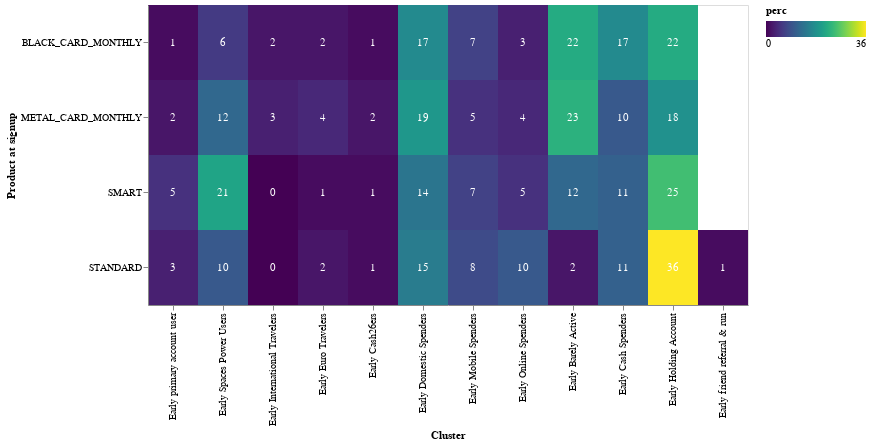

The code cell stored with this chart in its notebook:
### Markdown cell above
## understand product choices

### Code cell
df = pd.read_csv(path)

di = {
    "E1": "Early Spaces Power Users",
    "E2": "Early International Travelers",
    "E3": "Early Euro Travelers",
    "E5": "Early Domestic Spenders",
    "E4": "Early Cash26ers",
    "E6": "Early Mobile Spenders",
    "E7": "Early Online Spenders",
    "E8": "Early Barely Active",
    "E9": "Early Cash Spenders",
    "E10": "Early Holding Account",
    "E11": "Early friend referral & run",
    "E12": "Early primary account user",
}

rank = {
    "Early primary account user": 0,
    "Early Spaces Power Users": 1,
    "Early International Travelers": 2,
    "Early Euro Travelers": 3,
    "Early Cash26ers": 4,
    "Early Domestic Spenders": 5,
    "Early Mobile Spenders": 6,
    "Early Online Spenders": 7,
    "Early Barely Active": 8,
    "Early Cash Spenders": 9,
    "Early Holding Account": 10,
    "Early friend referral & run": 11,
}

high = {
    "Early primary account user": 1,
    "Early Spaces Power Users": 1,
    "Early International Travelers": 1,
    "Early Euro Travelers": 1,
    "Early Cash26ers": 1,
    "Early Domestic Spenders": 1,
    "Early Mobile Spenders": 1,
    "Early Online Spenders": 0,
    "Early Barely Active": 0,
    "Early Cash Spenders": 0,
    "Early Holding Account": 0,
    "Early friend referral & run": 0,
}


df["cluster_new"] = df["cluster_new"].map(di).fillna(df["cluster_new"])
df["rank"] = df["cluster_new"].map(rank)
df["high"] = df["cluster_new"].map(high)

df = df.loc[df["kycc_cohort"] == "2020-12-01", :]

df = (
    df.groupby(["cluster_new", "rank", "product_id"])["user_id"]
    .agg("nunique")
    .reset_index()
)

df["perc"] = round(
    100 * df["user_id"] / df.groupby(["product_id"])["user_id"].transform("sum"), 0
)


# Configure common options
base = alt.Chart(
    df.loc[
        df["product_id"].isin(
            ["STANDARD", "BLACK_CARD_MONTHLY", "METAL_CARD_MONTHLY", "SMART"]
        ),
        :,
    ]
).encode(
    alt.Y(
        "product_id:O",
        scale=alt.Scale(paddingInner=0),
        axis=alt.Axis(title="Product at signup"),
    ),
    alt.X(
        "cluster_new:O",
        scale=alt.Scale(paddingInner=0),
        axis=alt.Axis(title="Cluster"),
        sort=alt.SortField("rank", order="ascending"),
    ),
)

# Configure heatmap
heatmap = (
    base.mark_rect()
    .encode(
        color=alt.Color(
            "perc:Q",
            scale=alt.Scale(scheme="viridis"),
            legend=alt.Legend(direction="horizontal"),
        )
    )
    .properties(height=300, width=600)
)
# Configure text
text = base.mark_text(baseline="middle").encode(
    text="perc:Q",
    color=alt.condition(
        alt.datum.num_cars > 100, alt.value("black"), alt.value("white")
    ),
)

# Draw the chart
heatmap + text

### Figure 1 — Vega-Lite specification as saved in the notebook (floating-point values rounded to 4 significant figures)
{"config": {"view": {"continuousWidth": 400, "continuousHeight": 300}}, "layer": [{"mark": "rect", "encoding": {"color": {"type": "quantitative", "field": "perc", "legend": {"direction": "horizontal"}, "scale": {"scheme": "viridis"}}, "x": {"type": "ordinal", "axis": {"title": "Cluster"}, "field": "cluster_new", "scale": {"paddingInner": 0}, "sort": {"field": "rank", "order": "ascending"}}, "y": {"type": "ordinal", "axis": {"title": "Product at signup"}, "field": "product_id", "scale": {"paddingInner": 0}}}, "height": 300, "width": 600}, {"mark": {"type": "text", "baseline": "middle"}, "encoding": {"color": {"condition": {"value": "black", "test": "(datum.num_cars > 100)"}, "value": "white"}, "text": {"type": "quantitative", "field": "perc"}, "x": {"type": "ordinal", "axis": {"title": "Cluster"}, "field": "cluster_new", "scale": {"paddingInner": 0}, "sort": {"field": "rank", "order": "ascending"}}, "y": {"type": "ordinal", "axis": {"title": "Product at signup"}, "field": "product_id", "scale": {"paddingInner": 0}}}}], "data": {"name": "data-514d1440c7253a04cfff611ec38d1924"}, "$schema": "https://vega.github.io/schema/vega-lite/v4.8.1.json", "datasets": {"data-514d1440c7253a04cfff611ec38d1924": [{"cluster_new": "Early Barely Active", "rank": 8, "product_id": "BLACK_CARD_MONTHLY", "user_id": 62, "perc": 22.0}, {"cluster_new": "Early Barely Active", "rank": 8, "product_id": "METAL_CARD_MONTHLY", "user_id": 88, "perc": 23.0}, {"cluster_new": "Early Barely Active", "rank": 8, "product_id": "SMART", "user_id": 41, "perc": 12.0}, {"cluster_new": "Early Barely Active", "rank": 8, "product_id": "STANDARD", "user_id": 110, "perc": 2.0}, {"cluster_new": "Early Cash Spenders", "rank": 9, "product_id": "BLACK_CARD_MONTHLY", "user_id": 49, "perc": 17.0}, {"cluster_new": "Early Cash Spenders", "rank": 9, "product_id": "METAL_CARD_MONTHLY", "user_id": 38, "perc": 10.0}, {"cluster_new": "Early Cash Spenders", "rank": 9, "product_id": "SMART", "user_id": 38, "perc": 11.0}, {"cluster_new": "Early Cash Spenders", "rank": 9, "product_id": "STANDARD", "user_id": 740, "perc": 11.0}, {"cluster_new": "Early Cash26ers", "rank": 4, "product_id": "BLACK_CARD_MONTHLY", "user_id": 2, "perc": 1.0}, {"cluster_new": "Early Cash26ers", "rank": 4, "product_id": "METAL_CARD_MONTHLY", "user_id": 7, "perc": 2.0}, {"cluster_new": "Early Cash26ers", "rank": 4, "product_id": "SMART", "user_id": 2, "perc": 1.0}, {"cluster_new": "Early Cash26ers", "rank": 4, "product_id": "STANDARD", "user_id": 85, "perc": 1.0}, {"cluster_new": "Early Domestic Spenders", "rank": 5, "product_id": "BLACK_CARD_MONTHLY", "user_id": 47, "perc": 17.0}, {"cluster_new": "Early Domestic Spenders", "rank": 5, "product_id": "METAL_CARD_MONTHLY", "user_id": 73, "perc": 19.0}, {"cluster_new": "Early Domestic Spenders", "rank": 5, "product_id": "SMART", "user_id": 47, "perc": 14.0}, {"cluster_new": "Early Domestic Spenders", "rank": 5, "product_id": "STANDARD", "user_id": 974, "perc": 15.0}, {"cluster_new": "Early Euro Travelers", "rank": 3, "product_id": "BLACK_CARD_MONTHLY", "user_id": 5, "perc": 2.0}, {"cluster_new": "Early Euro Travelers", "rank": 3, "product_id": "METAL_CARD_MONTHLY", "user_id": 14, "perc": 4.0}, {"cluster_new": "Early Euro Travelers", "rank": 3, "product_id": "SMART", "user_id": 2, "perc": 1.0}, {"cluster_new": "Early Euro Travelers", "rank": 3, "product_id": "STANDARD", "user_id": 152, "perc": 2.0}, {"cluster_new": "Early Holding Account", "rank": 10, "product_id": "BLACK_CARD_MONTHLY", "user_id": 62, "perc": 22.0}, {"cluster_new": "Early Holding Account", "rank": 10, "product_id": "METAL_CARD_MONTHLY", "user_id": 68, "perc": 18.0}, {"cluster_new": "Early Holding Account", "rank": 10, "product_id": "SMART", "user_id": 87, "perc": 25.0}, {"cluster_new": "Early Holding Account", "rank": 10, "product_id": "STANDARD", "user_id": 2366, "perc": 36.0}, {"cluster_new": "Early International Travelers", "rank": 2, "product_id": "BLACK_CARD_MONTHLY", "user_id": 6, "perc": 2.0}, {"cluster_new": "Early International Travelers", "rank": 2, "product_id": "METAL_CARD_MONTHLY", "user_id": 10, "perc": 3.0}, {"cluster_new": "Early International Travelers", "rank": 2, "product_id": "SMART", "user_id": 1, "perc": 0.0}, {"cluster_new": "Early International Travelers", "rank": 2, "product_id": "STANDARD", "user_id": 30, "perc": 0.0}, {"cluster_new": "Early Mobile Spenders", "rank": 6, "product_id": "BLACK_CARD_MONTHLY", "user_id": 21, "perc": 7.0}, {"cluster_new": "Early Mobile Spenders", "rank": 6, "product_id": "METAL_CARD_MONTHLY", "user_id": 19, "perc": 5.0}, {"cluster_new": "Early Mobile Spenders", "rank": 6, "product_id": "SMART", "user_id": 23, "perc": 7.0}, {"cluster_new": "Early Mobile Spenders", "rank": 6, "product_id": "STANDARD", "user_id": 528, "perc": 8.0}, {"cluster_new": "Early Online Spenders", "rank": 7, "product_id": "BLACK_CARD_MONTHLY", "user_id": 8, "perc": 3.0}, {"cluster_new": "Early Online Spenders", "rank": 7, "product_id": "METAL_CARD_MONTHLY", "user_id": 16, "perc": 4.0}, {"cluster_new": "Early Online Spenders", "rank": 7, "product_id": "SMART", "user_id": 16, "perc": 5.0}, {"cluster_new": "Early Online Spenders", "rank": 7, "product_id": "STANDARD", "user_id": 621, "perc": 10.0}, {"cluster_new": "Early Spaces Power Users", "rank": 1, "product_id": "BLACK_CARD_MONTHLY", "user_id": 16, "perc": 6.0}, {"cluster_new": "Early Spaces Power Users", "rank": 1, "product_id": "METAL_CARD_MONTHLY", "user_id": 46, "perc": 12.0}, {"cluster_new": "Early Spaces Power Users", "rank": 1, "product_id": "SMART", "user_id": 74, "perc": 21.0}, {"cluster_new": "Early Spaces Power Users", "rank": 1, "product_id": "STANDARD", "user_id": 627, "perc": 10.0}, {"cluster_new": "Early friend referral & run", "rank": 11, "product_id": "STANDARD", "user_id": 56, "perc": 1.0}, {"cluster_new": "Early primary account user", "rank": 0, "product_id": "BLACK_CARD_MONTHLY", "user_id": 4, "perc": 1.0}, {"cluster_new": "Early primary account user", "rank": 0, "product_id": "METAL_CARD_MONTHLY", "user_id": 6, "perc": 2.0}, {"cluster_new": "Early primary account user", "rank": 0, "product_id": "SMART", "user_id": 16, "perc": 5.0}, {"cluster_new": "Early primary account user", "rank": 0, "product_id": "STANDARD", "user_id": 214, "perc": 3.0}]}}
